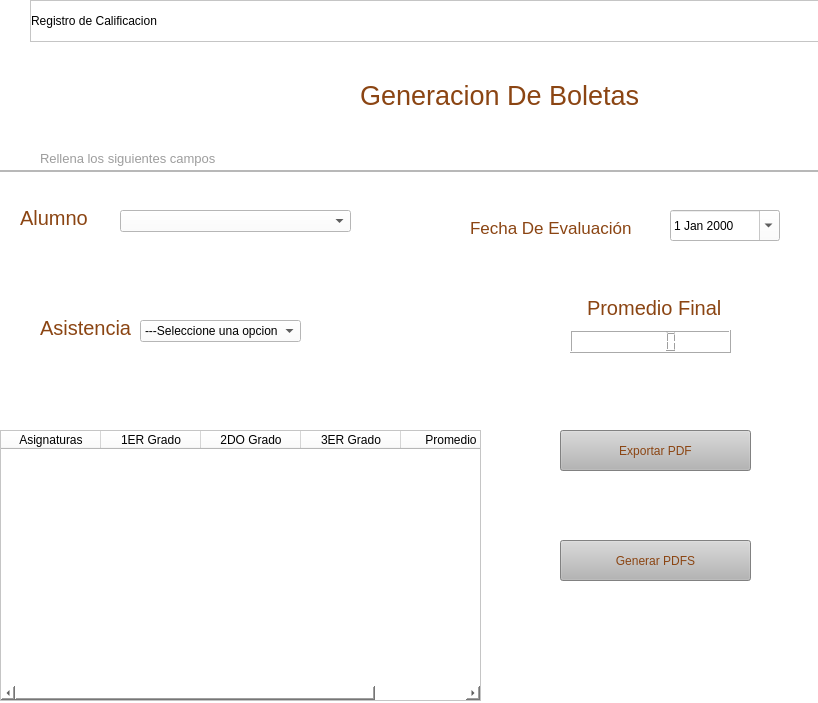
<?xml version="1.0" encoding="UTF-8"?>
<ui version="4.0">
 <class>Dialog</class>
 <widget class="QDialog" name="Dialog">
  <property name="geometry">
   <rect>
    <x>0</x>
    <y>0</y>
    <width>818</width>
    <height>703</height>
   </rect>
  </property>
  <property name="windowTitle">
   <string>Dialog</string>
  </property>
  <property name="styleSheet">
   <string notr="true">background-color: rgb(255, 255, 255);</string>
  </property>
  <widget class="QLabel" name="label_10">
   <property name="geometry">
    <rect>
     <x>40</x>
     <y>150</y>
     <width>181</width>
     <height>16</height>
    </rect>
   </property>
   <property name="styleSheet">
    <string notr="true">QLabel{
color: rgb(218, 218, 218); font-size:10pt;
color: #9d9d9d;
}
</string>
   </property>
   <property name="text">
    <string>Rellena los siguientes campos</string>
   </property>
  </widget>
  <widget class="QLabel" name="label_2">
   <property name="geometry">
    <rect>
     <x>360</x>
     <y>70</y>
     <width>291</width>
     <height>51</height>
    </rect>
   </property>
   <property name="styleSheet">
    <string notr="true">QLabel{
color: rgb(218, 218, 218); font-size:20pt;
color: #8B4513
}
</string>
   </property>
   <property name="text">
    <string>Generacion De Boletas</string>
   </property>
  </widget>
  <widget class="QLabel" name="label">
   <property name="geometry">
    <rect>
     <x>10</x>
     <y>30</y>
     <width>201</width>
     <height>101</height>
    </rect>
   </property>
   <property name="text">
    <string/>
   </property>
   <property name="pixmap">
    <pixmap>Icons/Logo2.svg</pixmap>
   </property>
   <property name="scaledContents">
    <bool>true</bool>
   </property>
  </widget>
  <widget class="QFrame" name="frame_superior">
   <property name="geometry">
    <rect>
     <x>30</x>
     <y>0</y>
     <width>791</width>
     <height>42</height>
    </rect>
   </property>
   <property name="minimumSize">
    <size>
     <width>0</width>
     <height>42</height>
    </size>
   </property>
   <property name="maximumSize">
    <size>
     <width>16777215</width>
     <height>40</height>
    </size>
   </property>
   <property name="styleSheet">
    <string notr="true">
QFrame{
background-color:#ffffff;
}

QPushButton{
background-color:#000000ff;
border-radius:20px

}

QPushButton:hover{
background-color:rgb(53,53,79);
border-radius:20px;
}</string>
   </property>
   <property name="frameShape">
    <enum>QFrame::StyledPanel</enum>
   </property>
   <property name="frameShadow">
    <enum>QFrame::Raised</enum>
   </property>
   <layout class="QHBoxLayout" name="horizontalLayout">
    <property name="spacing">
     <number>5</number>
    </property>
    <property name="leftMargin">
     <number>0</number>
    </property>
    <property name="topMargin">
     <number>0</number>
    </property>
    <property name="rightMargin">
     <number>0</number>
    </property>
    <property name="bottomMargin">
     <number>0</number>
    </property>
    <item>
     <widget class="QLabel" name="label_9">
      <property name="styleSheet">
       <string notr="true">font: 900 10pt &quot;Arial Black&quot;;</string>
      </property>
      <property name="text">
       <string>Registro de Calificacion</string>
      </property>
     </widget>
    </item>
    <item>
     <spacer name="horizontalSpacer">
      <property name="orientation">
       <enum>Qt::Horizontal</enum>
      </property>
      <property name="sizeHint" stdset="0">
       <size>
        <width>565</width>
        <height>17</height>
       </size>
      </property>
     </spacer>
    </item>
    <item>
     <widget class="QPushButton" name="bt_minimizar">
      <property name="minimumSize">
       <size>
        <width>40</width>
        <height>40</height>
       </size>
      </property>
      <property name="styleSheet">
       <string notr="true"/>
      </property>
      <property name="text">
       <string/>
      </property>
      <property name="icon">
       <iconset>
        <normaloff>Icons/minus.svg</normaloff>Icons/minus.svg</iconset>
      </property>
      <property name="iconSize">
       <size>
        <width>38</width>
        <height>38</height>
       </size>
      </property>
     </widget>
    </item>
    <item>
     <widget class="QPushButton" name="bt_restaurar">
      <property name="minimumSize">
       <size>
        <width>40</width>
        <height>40</height>
       </size>
      </property>
      <property name="styleSheet">
       <string notr="true"/>
      </property>
      <property name="text">
       <string/>
      </property>
      <property name="icon">
       <iconset>
        <normaloff>Icons/window-minimize.svg</normaloff>Icons/window-minimize.svg</iconset>
      </property>
      <property name="iconSize">
       <size>
        <width>28</width>
        <height>28</height>
       </size>
      </property>
     </widget>
    </item>
    <item>
     <widget class="QPushButton" name="bt_maximizar">
      <property name="minimumSize">
       <size>
        <width>40</width>
        <height>40</height>
       </size>
      </property>
      <property name="styleSheet">
       <string notr="true"/>
      </property>
      <property name="text">
       <string/>
      </property>
      <property name="icon">
       <iconset>
        <normaloff>Icons/maximize.svg</normaloff>Icons/maximize.svg</iconset>
      </property>
      <property name="iconSize">
       <size>
        <width>28</width>
        <height>28</height>
       </size>
      </property>
     </widget>
    </item>
    <item>
     <widget class="QPushButton" name="bt_cerrar_2">
      <property name="minimumSize">
       <size>
        <width>40</width>
        <height>40</height>
       </size>
      </property>
      <property name="styleSheet">
       <string notr="true"/>
      </property>
      <property name="text">
       <string/>
      </property>
      <property name="icon">
       <iconset>
        <normaloff>Icons/x.svg</normaloff>Icons/x.svg</iconset>
      </property>
      <property name="iconSize">
       <size>
        <width>38</width>
        <height>38</height>
       </size>
      </property>
     </widget>
    </item>
   </layout>
  </widget>
  <widget class="QFrame" name="frame">
   <property name="geometry">
    <rect>
     <x>0</x>
     <y>170</y>
     <width>881</width>
     <height>2</height>
    </rect>
   </property>
   <property name="maximumSize">
    <size>
     <width>16777215</width>
     <height>2</height>
    </size>
   </property>
   <property name="styleSheet">
    <string notr="true">background-color: rgb(238, 238, 238);</string>
   </property>
   <property name="frameShape">
    <enum>QFrame::StyledPanel</enum>
   </property>
   <property name="frameShadow">
    <enum>QFrame::Raised</enum>
   </property>
  </widget>
  <widget class="QLabel" name="label_6">
   <property name="geometry">
    <rect>
     <x>20</x>
     <y>210</y>
     <width>81</width>
     <height>16</height>
    </rect>
   </property>
   <property name="styleSheet">
    <string notr="true">QLabel{
color: rgb(218, 218, 218); font-size:15pt;
color: #8B4513;
}
</string>
   </property>
   <property name="text">
    <string>Alumno</string>
   </property>
  </widget>
  <widget class="QComboBox" name="comboBox">
   <property name="geometry">
    <rect>
     <x>120</x>
     <y>210</y>
     <width>231</width>
     <height>22</height>
    </rect>
   </property>
  </widget>
  <widget class="QLabel" name="label_8">
   <property name="geometry">
    <rect>
     <x>40</x>
     <y>320</y>
     <width>91</width>
     <height>16</height>
    </rect>
   </property>
   <property name="styleSheet">
    <string notr="true">QLabel{
color: rgb(218, 218, 218); font-size:15pt;
color: #8B4513;
}
</string>
   </property>
   <property name="text">
    <string>Asistencia</string>
   </property>
  </widget>
  <widget class="QComboBox" name="comboBox_3">
   <property name="geometry">
    <rect>
     <x>140</x>
     <y>320</y>
     <width>161</width>
     <height>22</height>
    </rect>
   </property>
   <item>
    <property name="text">
     <string>---Seleccione una opcion</string>
    </property>
   </item>
   <item>
    <property name="text">
     <string>Aprovado</string>
    </property>
   </item>
   <item>
    <property name="text">
     <string>No Aprovado</string>
    </property>
   </item>
  </widget>
  <widget class="QLabel" name="label_11">
   <property name="geometry">
    <rect>
     <x>470</x>
     <y>220</y>
     <width>181</width>
     <height>16</height>
    </rect>
   </property>
   <property name="styleSheet">
    <string notr="true">QLabel{
color: rgb(218, 218, 218); font-size:13pt;
color: #8B4513;
}
</string>
   </property>
   <property name="text">
    <string>Fecha De Evaluación</string>
   </property>
  </widget>
  <widget class="QDateEdit" name="dateEdit_Devolucion">
   <property name="geometry">
    <rect>
     <x>670</x>
     <y>210</y>
     <width>110</width>
     <height>31</height>
    </rect>
   </property>
   <property name="calendarPopup">
    <bool>true</bool>
   </property>
  </widget>
  <widget class="QLabel" name="label_13">
   <property name="geometry">
    <rect>
     <x>587</x>
     <y>300</y>
     <width>141</width>
     <height>16</height>
    </rect>
   </property>
   <property name="styleSheet">
    <string notr="true">QLabel{
color: rgb(218, 218, 218); font-size:15pt;
color: #8B4513;
}
</string>
   </property>
   <property name="text">
    <string>Promedio Final</string>
   </property>
  </widget>
  <widget class="QLCDNumber" name="lcdNumber">
   <property name="geometry">
    <rect>
     <x>570</x>
     <y>330</y>
     <width>161</width>
     <height>23</height>
    </rect>
   </property>
  </widget>
  <widget class="QTableWidget" name="tableWidget">
   <property name="geometry">
    <rect>
     <x>0</x>
     <y>430</y>
     <width>481</width>
     <height>271</height>
    </rect>
   </property>
   <column>
    <property name="text">
     <string>Asignaturas</string>
    </property>
   </column>
   <column>
    <property name="text">
     <string>1ER Grado</string>
    </property>
   </column>
   <column>
    <property name="text">
     <string>2DO Grado</string>
    </property>
   </column>
   <column>
    <property name="text">
     <string>3ER Grado</string>
    </property>
   </column>
   <column>
    <property name="text">
     <string>Promedio</string>
    </property>
   </column>
  </widget>
  <widget class="QPushButton" name="pushButton_registrar">
   <property name="geometry">
    <rect>
     <x>560</x>
     <y>430</y>
     <width>191</width>
     <height>41</height>
    </rect>
   </property>
   <property name="styleSheet">
    <string notr="true">background-color: rgb(181, 181, 181);
font: 700 15pt &quot;Segoe UI&quot;;
color: #8B4513;</string>
   </property>
   <property name="text">
    <string>Exportar PDF</string>
   </property>
  </widget>
  <widget class="QPushButton" name="pushButton_registrar_2">
   <property name="geometry">
    <rect>
     <x>560</x>
     <y>540</y>
     <width>191</width>
     <height>41</height>
    </rect>
   </property>
   <property name="styleSheet">
    <string notr="true">background-color: rgb(181, 181, 181);
font: 700 15pt &quot;Segoe UI&quot;;
color: #8B4513;</string>
   </property>
   <property name="text">
    <string>Generar PDFS</string>
   </property>
  </widget>
 </widget>
 <resources/>
 <connections/>
</ui>
